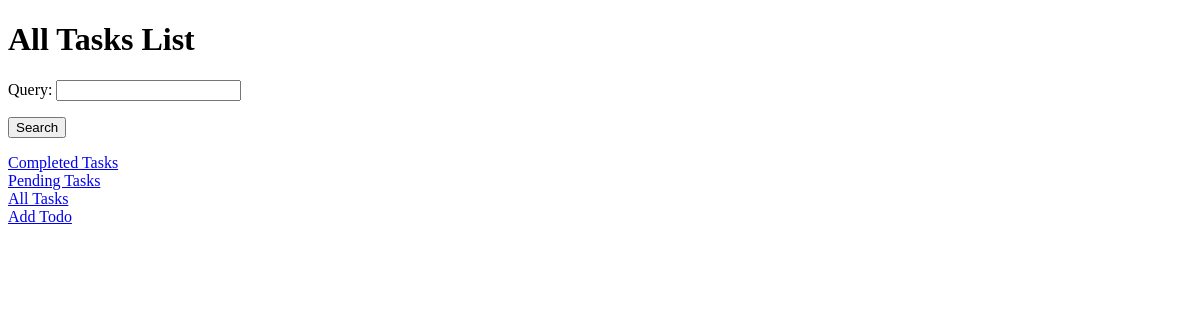
Before: /tasks/?completed=1 with the older database file.
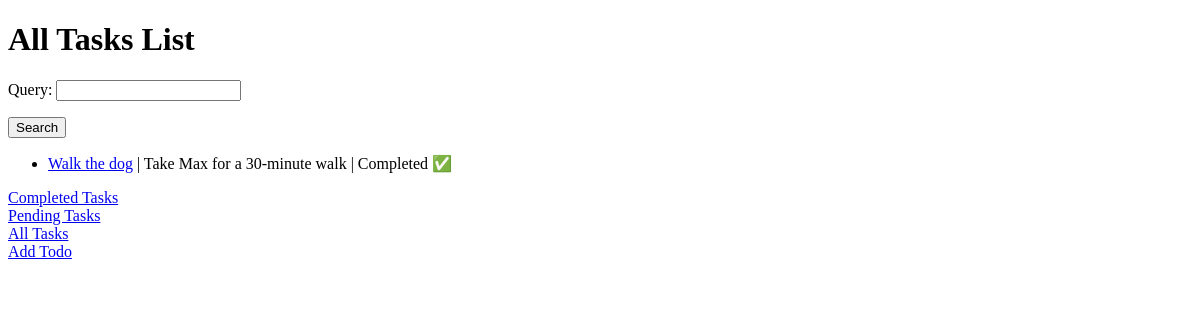
After: the same page with the newer database file.
### todo_app/models.py (models this page shows)
class Task(models.Model):
    title = models.CharField(max_length=200)
    description = models.TextField()
    completed = models.BooleanField(default=False)
    created_at = models.DateTimeField(auto_now_add=True)
    due_date = models.DateField(blank=True, null=True)

### todo_app/views.py (the view)
# urls.py: path("", views.task_list, name="task_list"),
def task_list(request):
    task_list = Task.objects.all()
    completed = request.GET.get("completed")
    search_form = SearchForm(request.POST)
    if search_form.is_valid():
        query = search_form.cleaned_data.get("query")
    if completed == "1":
        task_list = task_list.filter(completed=True)
    elif completed == "0":
        task_list = task_list.filter(completed=False)
    if query:
        searched_task_list = [
            task for task in task_list if query.lower() in task.title.lower()
        ]
        task_list = searched_task_list
    context = {
        "tasks": task_list,
        "search_form": search_form,
    }
    return render(request, "task_list.html", context=context)

### todo_app/forms.py
class SearchForm(forms.Form):
    query = forms.CharField(required=False)

### todo_app/templates/task_list.html (shortened to what this page needs)
{% extends "base.html" %}
{% block content %}
<h1>All Tasks List</h1>
<form method="post">
    {{ search_form.as_p }}
    <button type="submit">Search</button>
</form>
<ul>
    {% for task in tasks %}
    <li>
        <a href="{% url 'task_details' task.pk %}">{{ task.title }}</a> |
        {{ task.description }} |
        {% if task.completed == True %} Completed ✅
        {% else %} Pending ❌ | {{ task.due_date }}
        {% endif %}
    </li>
    {% endfor %}
</ul>
<a href="/tasks/?completed=1">Completed Tasks</a>
<br>
<a href="/tasks/?completed=0">Pending Tasks</a>
<br>
<a href="/tasks/">All Tasks</a>
<br>
<a href="/tasks/add/">Add Todo</a>
<br>
{% endblock %}

Changed rows visible on the page:
added Task: title "Walk the dog", description "Take Max for a 30-minute walk", completed "Completed ✅"
